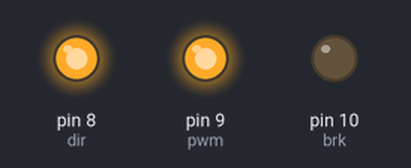
This sketch was run on a simulated Arduino Uno, built with avr-gcc and run on an emulated ATmega328P. Parts: output pins drawn as LEDs (lit = HIGH).

Above: at 1.0 s.
At 3.0 s:
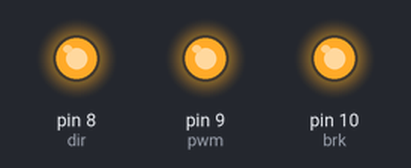
At 5.0 s:
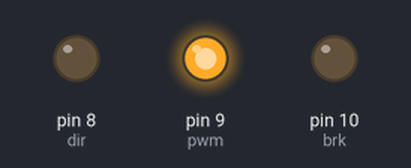
At 7.0 s:
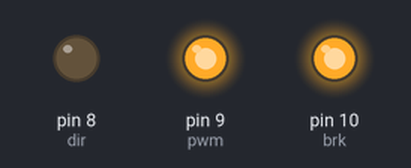
Timing chart, 0 to 10.4 s (numbered marks = the images above):
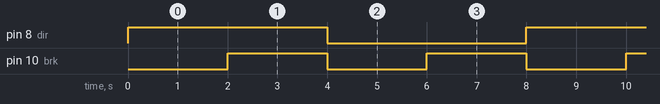

The sketch:

rki_1341_dc_driver.ino
```cpp
int dir = 8;
int pwm = 9;
int brk = 10;
void setup() {
  // put your setup code here, to run once:
pinMode(dir,OUTPUT);
pinMode(pwm,OUTPUT);
pinMode(brk,OUTPUT);
digitalWrite(pwm,HIGH);
}

void loop() {
  // put your main code here, to run repeatedly:
digitalWrite(brk,LOW);
digitalWrite(dir,HIGH);
delay(2000);
digitalWrite(brk,HIGH);
delay(2000);
digitalWrite(brk,LOW);
digitalWrite(dir,LOW);
delay(2000);
digitalWrite(brk,HIGH);
delay(2000);
}
```

Measured:
- by itself, pin 8 (dir): alternates HIGH for 4.0 s and LOW for 4.0 s
- by itself, pin 10 (brk): alternates HIGH for 2.0 s and LOW for 2.0 s
- by itself, everything shown: repeats every 8.0 s, in 4 steps
